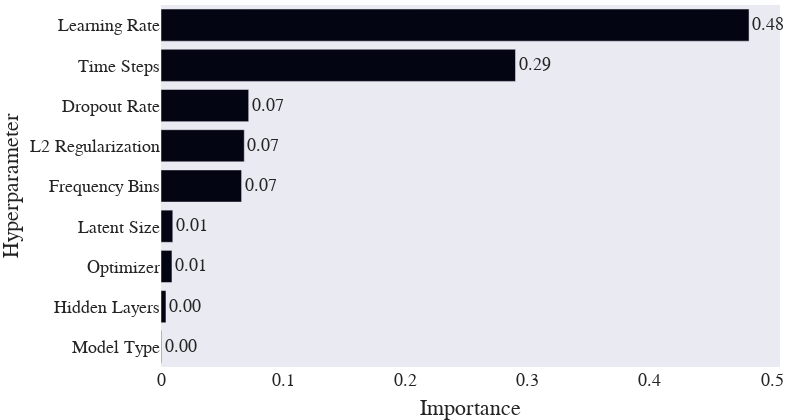

The cell this chart's notebook holds for it:
### Code cell
imp.reload(cplot)
importances=optuna.importance.get_param_importances(study,params=[p for p in params if p!=""])
fig=cplot.plot_param_importances(importances,study)
fig.update_layout(
    autosize=False,title_text='Hyper-Parameter Importances', title=None, title_x=0.5, title_y=0.98,
    template="seaborn",
    width=800,height=420,
    font_family="Times New Roman",
    font_size=18,
    title_font_family="Times New Roman",
    title_font_size=30,
    margin=dict(l=0, t=5,r=20,  b=1),                                   
    )
fig.update_xaxes(showgrid=False,zeroline=False,)
fig.update_yaxes(showgrid=False,zeroline=False,)
with open("ParameterImportances.pdf", "wb") as f:
    f.write(scope.transform(fig, format="pdf", width=800,height=400,))
fig

### Figure 1 — Plotly figure (JSON) as saved in the notebook; plotly's stock layout.template omitted (floating-point values rounded to 4 significant figures)
{"data": [{"cliponaxis": false, "hovertemplate": ["Model Type (CategoricalDistribution): 0.00048758950588602423<extra></extra>", "Hidden Layers (IntUniformDistribution): 0.004069557543608032<extra></extra>", "Optimizer (CategoricalDistribution): 0.008971080367011868<extra></extra>", "Latent Size (CategoricalDistribution): 0.009652667686106195<extra></extra>", "Frequency Bins (CategoricalDistribution): 0.06592765467472814<extra></extra>", "L2 Regularization (LogUniformDistribution): 0.06812302884540547<extra></extra>", "Dropout Rate (DiscreteUniformDistribution): 0.07174365023954804<extra></extra>", "Time Steps (CategoricalDistribution): 0.28999296576581707<extra></extra>", "Learning Rate (UniformDistribution): 0.4810318053718892<extra></extra>"], "marker": {"color": ["rgb(3, 5, 18)", "rgb(3, 5, 18)", "rgb(3, 5, 18)", "rgb(3, 5, 18)", "rgb(3, 5, 18)", "rgb(3, 5, 18)", "rgb(3, 5, 18)", "rgb(3, 5, 18)", "rgb(3, 5, 18)"]}, "orientation": "h", "text": ["0.00048758950588602423", "0.004069557543608032", "0.008971080367011868", "0.009652667686106195", "0.06592765467472814", "0.06812302884540547", "0.07174365023954804", "0.28999296576581707", "0.4810318053718892"], "textposition": "outside", "texttemplate": "%{text:.2f}", "type": "bar", "x": [0.0004876, 0.00407, 0.008971, 0.009653, 0.06593, 0.06812, 0.07174, 0.29, 0.481], "y": ["Model Type", "Hidden Layers", "Optimizer", "Latent Size", "Frequency Bins", "L2 Regularization", "Dropout Rate", "Time Steps", "Learning Rate"]}], "layout": {"autosize": false, "font": {"family": "Times New Roman", "size": 18}, "height": 420, "margin": {"b": 1, "l": 0, "r": 20, "t": 5}, "showlegend": false, "title": {"font": {"family": "Times New Roman", "size": 30}, "x": 0.5, "y": 0.98}, "width": 800, "xaxis": {"autorange": true, "range": [0, 0.5063], "showgrid": false, "title": {"text": "Importance"}, "type": "linear", "zeroline": false}, "yaxis": {"autorange": true, "range": [-0.5, 8.5], "showgrid": false, "title": {"text": "Hyperparameter"}, "type": "category", "zeroline": false}}}
